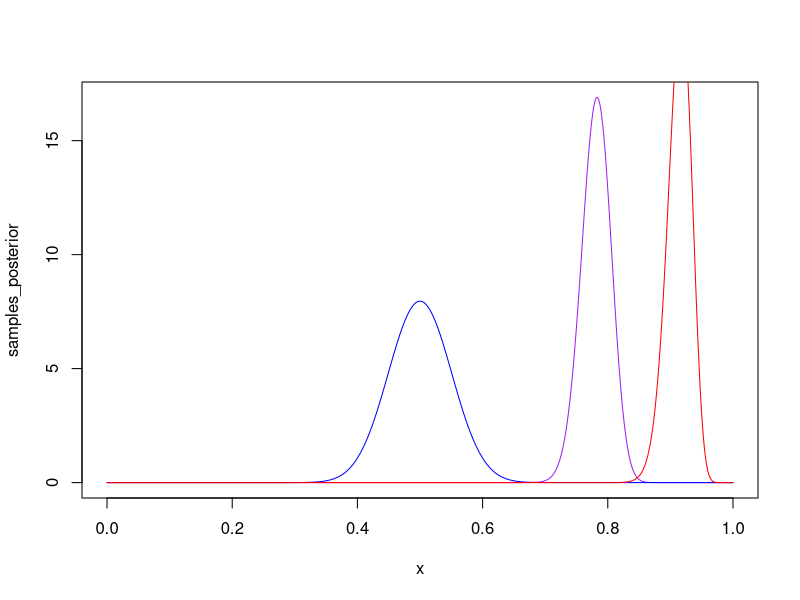
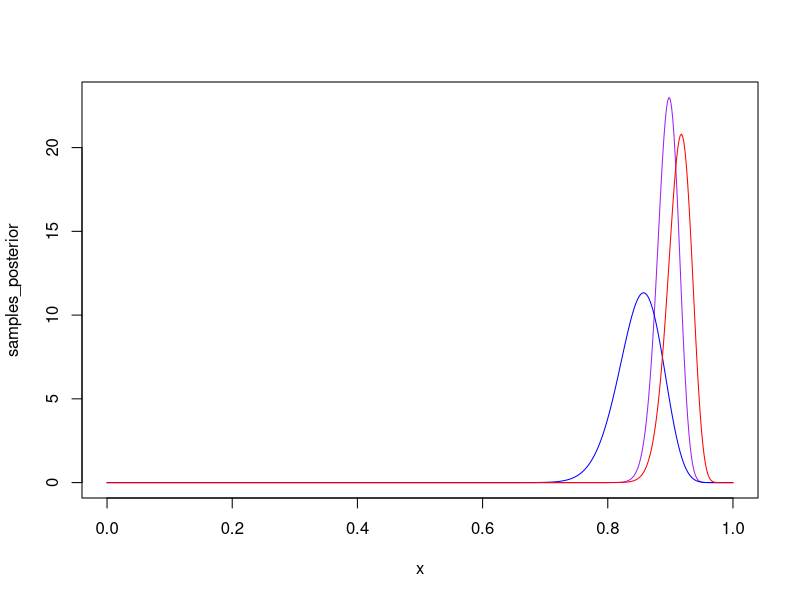
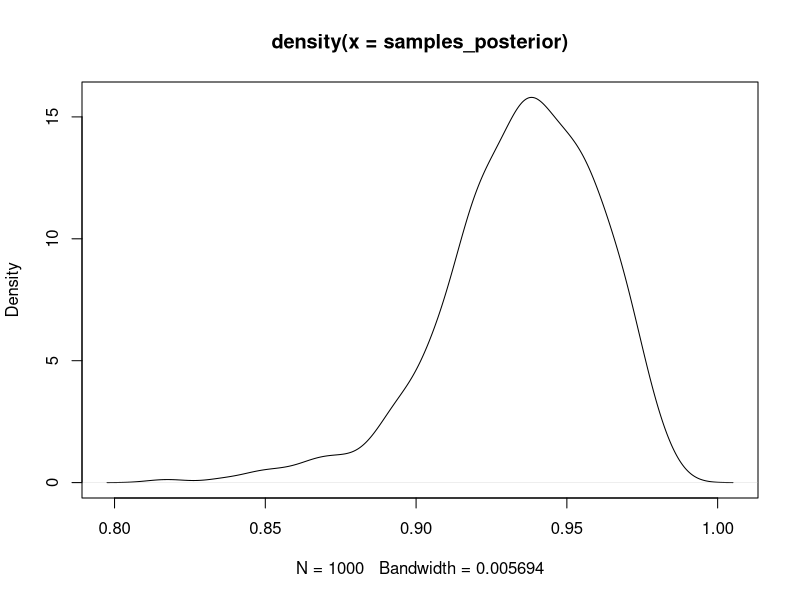
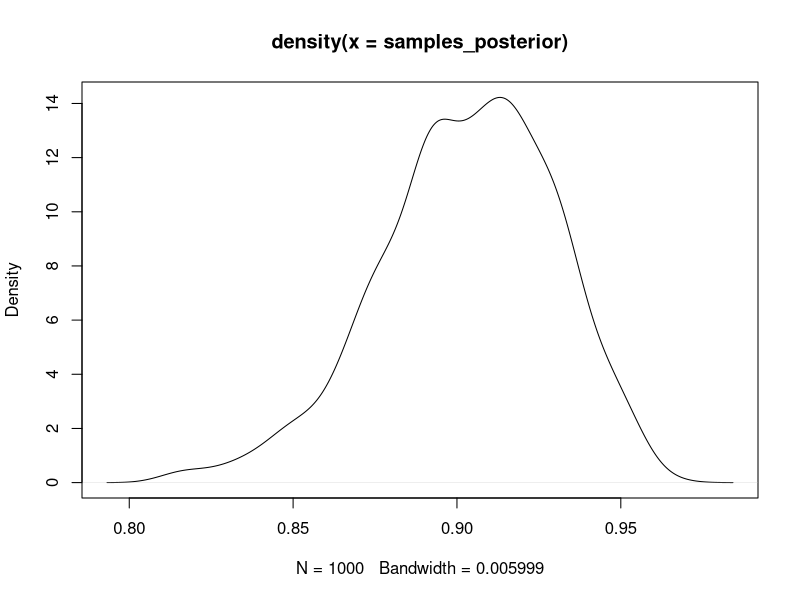
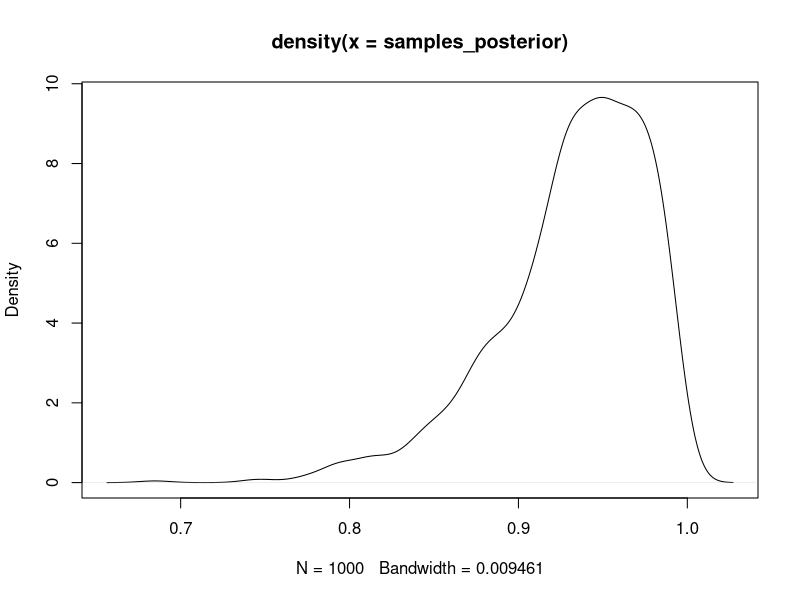
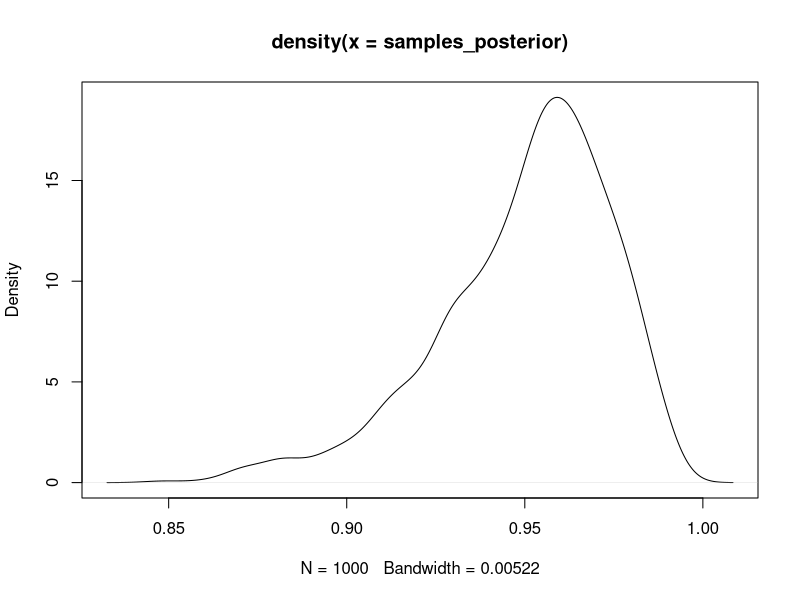
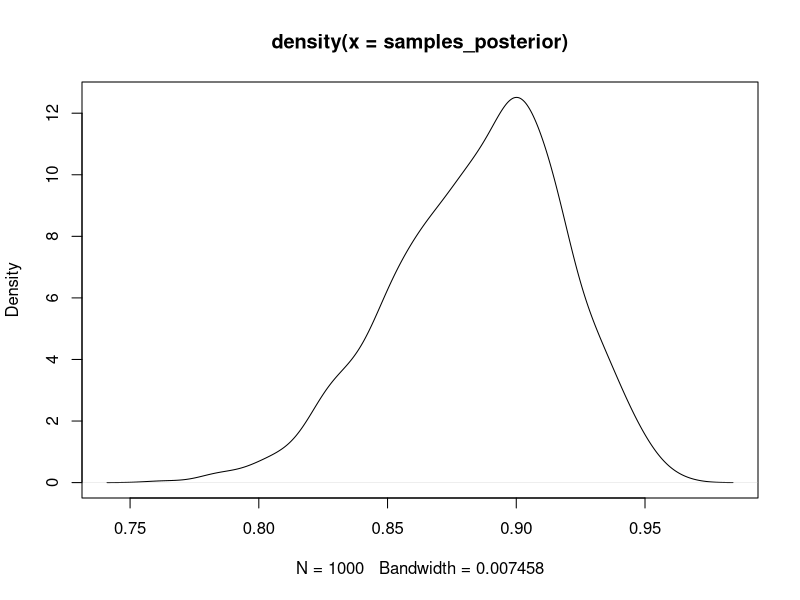
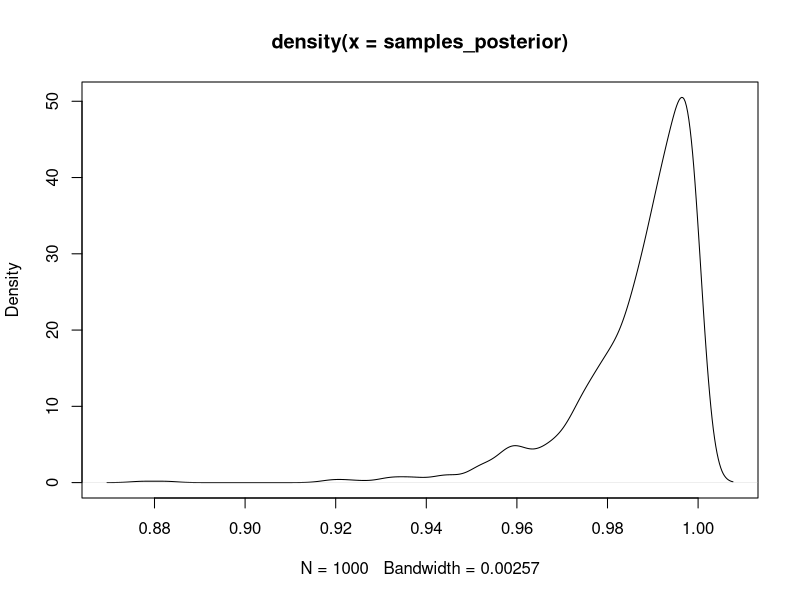

The R source for these figures, in order:
library(readr)

data <- read_csv("ext_2025.csv")

names(data)
# "No"             "Hospital"       "Age"            "Sex"            "Disease2"      
# "Admission_date" "Discharge_date" "Outcome"

data$Hospital <- factor(data$Hospital)
data$Sex <- factor(data$Sex)
data$Disease2 <- factor(data$Disease2)


# Remove Ongoing (33 examples)
data <- data[data$Outcome != 'Ongoing',]

# Finish Factoring
data$Outcome <- factor(data$Outcome)


##################
##### Priors #####
##################

# A) Noninformative Prior.

alpha <- 50
beta <- 50

alpha_posterior <- alpha + nrow(data[data$Outcome == 'Recovered',])
beta_posterior <- beta + nrow(data[data$Outcome == 'Deceased',])

x <- seq(0, 1, length.out = 500)

samples_posterior <- dbeta(x, alpha_posterior, beta_posterior)
samples_prior <- dbeta(x, alpha, beta)
# Likelihood multiplied to put it on the same scale as dbeta * (nrow(data) + 1)
samples_likelihood <- dbinom(nrow(data[data$Outcome == 'Recovered',]), size = nrow(data), prob = x) * (nrow(data) + 1)

plot(x, samples_posterior, xlim = c(0, 1), col = 'purple', type = 'l')
lines(x, samples_prior, col = 'blue')
lines(x, samples_likelihood, col = 'red')

# B) Prior from Research Literature 

alpha <- 85
beta <- 15

alpha_posterior <- alpha + nrow(data[data$Outcome == 'Recovered',])
beta_posterior <- beta + nrow(data[data$Outcome == 'Deceased',])

x <- seq(0, 1, length.out = 500)

samples_posterior <- dbeta(x, alpha_posterior, beta_posterior)
samples_prior <- dbeta(x, alpha, beta)
samples_likelihood <- dbinom(nrow(data[data$Outcome == 'Recovered',]), size = nrow(data), prob = x) * (nrow(data) + 1)

plot(x, samples_posterior, xlim = c(0, 1), col = 'purple', type = 'l')
lines(x, samples_prior, col = 'blue')
lines(x, samples_likelihood, col = 'red')

#####################################
##### Conditional Distributions #####
#####################################

#####################################
# Sex A)

conditional_bayes_probability_distributions <- function(data, field, field_value) {
  sub_data <- data[data[[field]] == field_value,]
  
  # Posterior
  alpha_posterior <- nrow(sub_data[sub_data$Outcome == 'Recovered',])
  beta_posterior <- nrow(sub_data[sub_data$Outcome == 'Deceased',])
  samples_posterior <- rbeta(1000, alpha_posterior, beta_posterior)
  
  expected <- alpha_posterior / (alpha_posterior + beta_posterior)
  print(paste("Expected value: ", expected))
  
  # Bayes Stats
  # P(R | S) = P(S | R) P(R) / P(S)
  p_s <- nrow(sub_data) / nrow(data)
  p_r <- nrow(data[data$Outcome == 'Recovered',]) / nrow(data)
  p_s_given_r <- nrow(data[data$Outcome == 'Recovered' & data[[field]] == field_value,]) / nrow(data[data$Outcome == 'Recovered',])
  bayes_expected <- (p_s_given_r * p_r) / p_s
  print(paste("Value from Bayes: ", bayes_expected))
  
  #N
  print(paste("N: ", nrow(sub_data)))
  
  # Plot
  plot(density(samples_posterior))
}


## A 1) Male
conditional_bayes_probability_distributions(data, "Sex", "Male")
# "Expected value:  0.935483870967742"
# "Value from Bayes:  0.935483870967742"
# "N:  93"

## A 2) Female
conditional_bayes_probability_distributions(data, "Sex", "Female")
# "Expected value:  0.902654867256637"
# "Value from Bayes:  0.902654867256637"
# "N:  113"


#####################################

# B) Hospital

## B 1) Hospital 1
conditional_bayes_probability_distributions(data, "Hospital", "A")
# "Expected value:  0.931034482758621"
# "Value from Bayes:  0.931034482758621"
# "N:  29"

## B 2) Hospital 2
conditional_bayes_probability_distributions(data, "Hospital", "B")
# "Expected value:  0.950617283950617"
# "Value from Bayes:  0.950617283950617"
# "N:  81"

## B 3) Hospital 3
conditional_bayes_probability_distributions(data, "Hospital", "C")
# "Expected value:  0.885416666666667"
# "Value from Bayes:  0.885416666666667"
# "N:  96"

#####################################

# C) Disease

## C 1) Gastrointestinal
conditional_bayes_probability_distributions(data, "Disease2", "Gastrointestinal")
# "Expected value:  0.985714285714286"
# "Value from Bayes:  0.985714285714286"
# "N:  70"

## C 2) Musculoskeletal
conditional_bayes_probability_distributions(data, "Disease2", "Musculoskeletal")
# "Expected value:  0.76"
# "Value from Bayes:  0.76"
# "N:  25"

## C 3) Integument
conditional_bayes_probability_distributions(data, "Disease2", "Integument")
# "Expected value:  0.95"
# "Value from Bayes:  0.95"
# "N:  40"

## C 4) TB
conditional_bayes_probability_distributions(data, "Disease2", "TB")
# "Expected value:  0"
# "Value from Bayes:  0"
# "N:  1"


## C 5) Eye
conditional_bayes_probability_distributions(data, "Disease2", "Eye")
# "Expected value:  1"
# "Value from Bayes:  1"
# "N:  33"

## C 6) EEHV
conditional_bayes_probability_distributions(data, "Disease2", "EEHV")
# "Expected value:  0.875"
# "Value from Bayes:  0.875"
# "N:  16"

## C 7) Dental/Oral
conditional_bayes_probability_distributions(data, "Disease2", "Dental/Oral")
# "Expected value:  0.5"
# "Value from Bayes:  0.5"
# "N:  2"

## C 8) Reproductive
conditional_bayes_probability_distributions(data, "Disease2", "Reproductive")
# "Expected value:  0.666666666666667"
# "Value from Bayes:  0.666666666666667"
# "N:  6"

## C 9) Miscellaneous
conditional_bayes_probability_distributions(data, "Disease2", "Miscellaneous")
# "Expected value:  1"
# "Value from Bayes:  1"
# "N:  7"

## C 10) Other
conditional_bayes_probability_distributions(data, "Disease2", "Other")
# "Expected value:  0"
# "Value from Bayes:  0"
# "N:  1"

## C 11) Urinary/Renal
conditional_bayes_probability_distributions(data, "Disease2", "Urinary/Renal")
# "Expected value:  1"
# "Value from Bayes:  1"

## C 12) Respiratory
conditional_bayes_probability_distributions(data, "Disease2", "Respiratory")
# "Expected value:  0.666666666666667"
# "Value from Bayes:  0.666666666666667"
# "N:  1"

## C 13) Toxicity
conditional_bayes_probability_distributions(data, "Disease2", "Toxicity")
# "Expected value:  1"
# "Value from Bayes:  1"
# "N:  1"

#####################################
